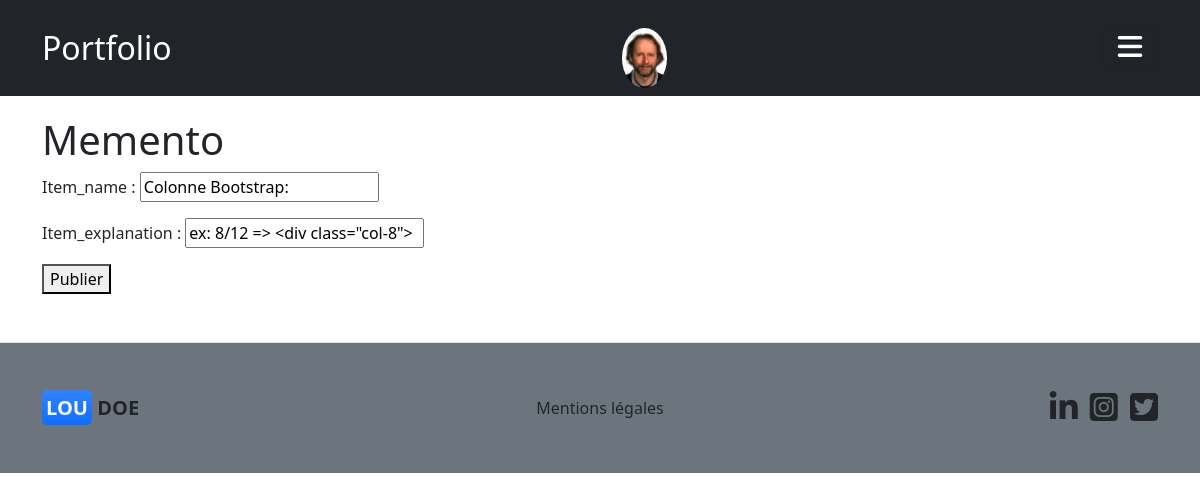
/blogapi/add_memento/29 (signed in), run on the app's committed database.
### authentication/models.py (models this page shows, shortened)
class User(AbstractUser):
    CREATOR = 'CREATOR'
    SUBSCRIBER = 'SUBSCRIBER'
    ROLE_CHOICES = (
        (CREATOR, 'Créateur'),
        (SUBSCRIBER, 'Abonné'),
    )
    profile_photo = models.ImageField(verbose_name='photo de profil')
    role = models.CharField(max_length=30, choices=ROLE_CHOICES, verbose_name='Rôle')
    follows = models.ManyToManyField(
        'self',
        limit_choices_to={'role': CREATOR},
        symmetrical=False,
        verbose_name='suit'
    )

### blogapi/models.py (models this page shows)
class MementoItems(models.Model):
    item_name = models.CharField(max_length=128, verbose_name='item_name')
    item_explanation = models.CharField(max_length=128, verbose_name='item_explanation')

### blogapi/views.py (the view, shortened to what this page needs)
# urls.py: path('blogapi/add_memento/', blogapi.views.memento_create, name='memento_create'),
@login_required
def memento_create(request, id_item=None):
    instance_item = models.MementoItems.objects.get(pk=id_item) if id_item is not None else None
    if request.method == 'GET':
        item_form = forms.ItemForm(instance=instance_item)
        context = {'item_form': item_form}
        return render(request, 'blogapi/add_memento.html', context=context)

### blogapi/forms.py
class ItemForm(forms.ModelForm):
    class Meta:
        model = models.MementoItems
        fields = ['item_name', 'item_explanation']

### blogapi/templates/blogapi/add_memento.html (shortened to what this page needs)
{% extends 'base.html' %}
{% block content %}
{% load static %}
<section class="py-5">
    <div class="container">
        <div class="row gy-4 align-items-center">
            <div class="col-12 col-md-6">
                <h1>Memento</h1>
                {% if item_form.instance.id %}
                <form method="POST" action="{% url 'memento_create' id_item=item_form.instance.id %}">
                {% else %}
                    <form method="POST" action="{% url 'memento_create' %}">
                {% endif %}
                    {{ item_form.as_p }}
                    <button type="submit" >Publier</button>
                    </form></form>
            </div>
        </div>
    </div>
</section>
{% endblock content %}

### templates/base.html (shortened to what this page needs)
<!doctype html>
{% load static %}
    <head>
        <link href='https://stackpath.bootstrapcdn.com/bootstrap/5.0.0-alpha1/css/bootstrap.min.css' rel='stylesheet'>
        <link href='https://cdnjs.cloudflare.com/ajax/libs/font-awesome/4.0.3/css/font-awesome.css' rel='stylesheet'>
        <link rel="stylesheet" href="{% static 'app.css' %}">
    </head>
    <body class='snippet-body'>
        <header class="py-4">
            <nav class="navbar navbar-expand-xxl fixed-top navbar-light bg-dark">
                <div class="container">
                    <a class="navbar-brand text-white fs-2" href="#">
                        <span >Portfolio</span>
                    </a>
                            {% if user.is_authenticated %}
                        <div class="avatar">
                                {% if user.profile_photo %}
                                    <img class="avatar" src="{{ user.profile_photo.url }}">
                                {% else %}
                                    <img class="avatar" src="{% static 'images/profile_photo.png' %}">
                                {% endif %}
                            {% endif %}
                        </div>
                        <button class="navbar-toggler" type="button" data-bs-toggle="collapse" data-bs-target="#navbarNav"
                            aria-controls="navbarNav" aria-expanded="false" aria-label="Toggle navigation" >
                        <span class="navbar-toggler-icon">
                        <i class="fas fa-bars" style="color:#fff; font-size:28px;"></i>
                        </span>
                        </button>
                    </div>
            </nav>
        </header>
        <main>
            {% block content %}{% endblock content %}
        </main>
        <footer class="border-top bg-secondary">
            <div class="container py-5">
                <div class="row gy-4 align-items-center">
                    <div class="col-12 col-md-4">
                        <a class="navbar-brand text-dark text-uppercase fw-bold" href="#">
                            <span class="bg-primary bg-gradient p-1 rounded-3 text-light">Lou</span> Doe
                        </a>
                    </div>
                    <div class="col-12 col-md-4 text-md-center">
                        <ul class="list-unstyled mb-0">
                            <li>
                                <a href="#" class="text-decoration-none text-dark">Mentions légales</a>
                            </li>
                        </ul>
                    </div>
                    <div class="col-12 col-md-4 text-md-end">
                        <ul class="list-inline mb-0">
                            <li class="list-inline-item">
                                <a href="#" class="text-decoration-none text-dark"><i class="fab fa-linkedin fa-2x"></i></a>
                            </li>
                            <li class="list-inline-item">
                                <a href="#" class="text-decoration-none text-dark"><i
                                       class="fab fa-instagram-square fa-2x"></i></a>
                            </li>
                            <li class="list-inline-item">
                                <a href="#" class="text-decoration-none text-dark"><i
                                       class="fab fa-twitter-square fa-2x"></i></a>
                            </li>
                        </ul>
                    </div>
                </div>
            </div>
        </footer>
    </body>
</html>

### static/app.css (style rules this page uses)
main { padding-top: 20px; }
.avatar { width: 45px; height: 80px; border-radius: 50%; display: block; margin: auto; padding-top: 10px; padding-bottom: 10px; }

### data on the page
User: profile_photo (picture)
MementoItems: item_name "Colonne Bootstrap:", item_explanation "ex: 8/12 => <div class=\"col-8\">"
